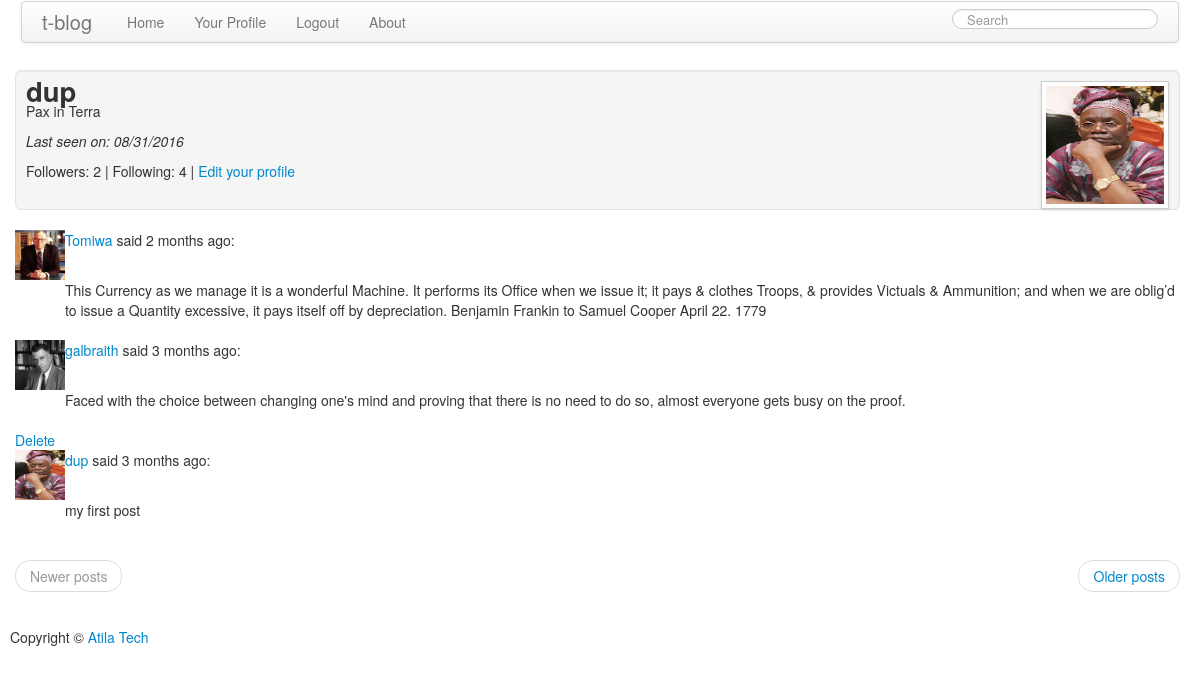
Page /user/dup/1 (signed in) on the committed database.
### app/models.py (models this page shows, shortened)
class User(db.Model):
    id = db.Column(db.Integer, primary_key=True)
    nickname = db.Column(db.String(64), index=True, unique=True)
    email = db.Column(db.String(120), index=True, unique=True)
    posts = db.relationship('Post', backref='author', lazy='dynamic')
    about_me = db.Column(db.String(140))
    last_seen = db.Column(db.DateTime)
    followed = db.relationship('User',
                               secondary=followers,
                               primaryjoin=(followers.c.follower_id == id),
                               secondaryjoin=(followers.c.followed_id == id),
                               backref=db.backref('followers', lazy='dynamic'),
                               lazy='dynamic')
    def is_following(self, user):
        return self.followed.filter(followers.c.followed_id == user.id).count() > 0
    def avatar(self, size):
        return 'http://www.gravatar.com/avatar/%s?d=mm&s=%d' % (md5(self.email.encode('utf-8')).hexdigest(), size)
    def followed_posts(self):
        return Post.query.join(followers, (followers.c.followed_id == Post.user_id)).filter(followers.c.follower_id == self.id).order_by(Post.timestamp.desc())
    @property
    def is_authenticated(self):
        return True
    @property
    def is_anonymous(self):
        return False
    def get_id(self):
        try:
            return unicode(self.id)  # python 2
        except NameError:
            return str(self.id)  # python 3

class Post(db.Model):
    __searchable__ = ['body']
    id = db.Column(db.Integer, primary_key = True)
    body = db.Column(db.String(10000))
    timestamp = db.Column(db.DateTime)
    user_id = db.Column(db.Integer, db.ForeignKey('user.id'))
    language = db.Column(db.String(5))

### app/views.py (the view)
@app.route('/user/<nickname>')
@app.route('/user/<nickname>/<int:page>')
def user(nickname, page=1):
    user = User.query.filter_by(nickname=nickname).first()
    if user is None:
        flash('User %s not found.' % nickname)
        return redirect(url_for('index'))
    if g.user.get_id() is not None:
        posts = g.user.followed_posts().paginate(page, POSTS_PER_PAGE, False)
    else:
        posts=Post.query.filter_by(user_id=user.id).paginate(page, POSTS_PER_PAGE, False)
    if not user.is_following(user):
        user.followed.append(user)
    profpic = 'img/profpic/%s.jpg' % user.nickname
    return render_template('user.html',
                           user=user,
                           posts=posts, profpic=profpic)

### app/forms.py
class SearchForm(Form):
    search = StringField('search', validators=[DataRequired()])

### app/momentjs.py (called while the page is built)
    def render(self, format):
        return Markup("<script>\ndocument.write(moment(\"%s\").%s);\n</script>" % (self.timestamp.strftime("%Y-%m-%dT%H:%M:%S Z"), format))

    def calendar(self):
        return self.render("calendar()")

    def fromNow(self):
        return self.render("fromNow()")

### app/views.py (called while the page is built)
@lm.user_loader
def load_user(id):
    return User.query.get(int(id))

@app.before_request
def before_request():
    g.user = current_user
    if g.user.is_authenticated:
        g.user.last_seen = datetime.utcnow()
        g.search_form = SearchForm()
        db.session.add(g.user)
        db.session.commit()

@app.after_request
def after_request(response):
    for query in get_debug_queries():
        if query.duration >= DATABASE_QUERY_TIMEOUT:
            app.logger.warning("SLOW QUERY: %s\nParameters: %s\nDuration: %fs\nContext: %s\n" % (query.statement, query.parameters, query.duration, query.context))
    return response

### app/templates/user.html (shortened to what this page needs)
{% extends "base.html" %}
{% block content %}
<div class="well well-large" style="height: 140px;padding:10px">
    <div class="pull-right">
     <img style="height: 128px; width:128px;max-width: 128px " class="img-polaroid" src="{{url_for('static', filename = profpic ) }}" onError="this.onerror=null;this.src='{{user.avatar(128)}}';" />
    </div>
    <h1 style="font-size: 27.5px;line-height: 0px;">{{user.nickname}}</h1>
    {% if user.about_me %}<p>{{user.about_me}}</p>{% endif %}
    {% if user.last_seen %}<p><em>Last seen on: {{momentjs(user.last_seen).calendar()}}</em></p>{% endif %}
    <p>Followers: {{user.followers.count()}} | Following: {{user.followed.count()}} |
        {% if not g.user.is_authenticated%}
    <a href="{{ url_for('index') }}">Follow</a> |
    {% elif user.id == g.user.id %}
        <a href="{{url_for('edit')}}">Edit your profile</a>
    {% elif not g.user.is_following(user) %}
        <a href="{{url_for('follow', nickname = user.nickname)}}">Follow</a>
    {% else %}
        <a href="{{url_for('unfollow', nickname = user.nickname)}}">Unfollow</a>
    {% endif %}
    </p>
</div>
  {% for post in posts.items %}
      {% include 'post.html' %}
  {% endfor %}
<ul class="pager">
    {% if posts.has_prev %}
    <li class="previous"><a href="{{ url_for('user', nickname = user.nickname, page = posts.prev_num) }}">Newer posts</a></li>
    {% else %}
    <li class="previous disabled"><a href="#">Newer posts</a></li>
    {% endif %}
    {% if posts.has_next %}
    <li class="next"><a href="{{ url_for('user', nickname = user.nickname, page = posts.next_num) }}">Older posts</a></li>
    {% else %}
    <li class="next disabled"><a href="#">Older posts</a></li>
    {% endif %}
</ul>
{% endblock %}

### app/templates/base.html (shortened to what this page needs)
<!DOCTYPE html>
<html>
  <head>
    <link rel="stylesheet" href="http://maxcdn.bootstrapcdn.com/bootstrap/3.3.7/css/bootstrap.min.css">
    <link href="/static/css/bootstrap.min.css" rel="stylesheet" media="screen">
  </head>
  <body>
    <div class="container-fluid">
      <div class="navbar">
        <div class="navbar-inner">
          <a class="brand" href="/">t-blog</a>
            <ul class="nav">
              <li><a href="{{ url_for('index') }}">{{ _('Home') }}</a></li>
              {% if g.user.is_authenticated %}
              <li><a href="{{ url_for('user', nickname = g.user.nickname) }}">Your Profile</a></li>
              <li><a href="{{ url_for('logout') }}">Logout</a></li>
              {% endif %}
              <li><a href="{{ url_for('about') }}">{{ _('About') }}</a></li>
            </ul>
          <div class="nav-collapse">
            {% if g.user.is_authenticated %}
            <form class="navbar-search pull-right" action="{{url_for('search')}}" method="post" name="search">{{g.search_form.hidden_tag()}}{{g.search_form.search(size=20,placeholder="Search",class="search-query")}}</form>
            {% endif %}
          </div>
        </div>
      </div>
      <div class="row">
        <div class="col-sm-12">
          {% block content %}{% endblock %}
        </div>
      </div>
    </div>
        <footer>
            <div class="row">
                <div class="col-lg-8">
                    <p>Copyright &copy;<a href="http://tomiwa.ca/tech"> Atila Tech </a></p>
                </div>
            </div>
        </footer>
  </body>
</html>

### app/templates/post.html
  <table>
      <tr valign="top">
          <td><img style="height: 50px; width:50px;max-width: 50px "  src="{{url_for('static', filename ='img/profpic/%s.jpg' % post.author.nickname ) }}" onError="this.onerror=null;this.src='{{post.author.avatar(128)}}';"></td><td>{% autoescape false %}<p>{{ _('%(nickname)s said %(when)s:', nickname = '<a href="%s">%s</a>' % (url_for('user', nickname=post.author.nickname), post.author.nickname), when=momentjs(post.timestamp).fromNow()) }}</p>
{% endautoescape %}<br>{{ post.body }}</td>
      </tr>
      {%if g.user.id %}
      {% if post.author.id == g.user.id %}
<div><a href="{{ url_for('delete', id=post.id) }}">{{ _('Delete') }}</a></div>
{% endif %}
{% endif %}
  </table>
<br>

### app/templates/base.html (style rules this page uses)
footer { margin: 15px; }

### rows in the picture
User: nickname "dup", about_me "Pax in Terra"
Post: nickname (picture), body "This Currency as we manage it is a wonderful Machine. It performs its Office when we issue it; it pays & clothes Troops, & provides Victuals & Ammunition; and when we are oblig’d to issue a Quantity excessive, it pays itself off by depreciation. Benjamin Frankin to Samuel Cooper April 22. 1779"
Post: nickname (picture), body "Faced with the choice between changing one's mind and proving that there is no need to do so, almost everyone gets busy on the proof."
Post: shows a picture, body "my first post"

### other values in the picture
{{ user.followers.count() }} "2"
{{ user.followed.count() }} "4"
